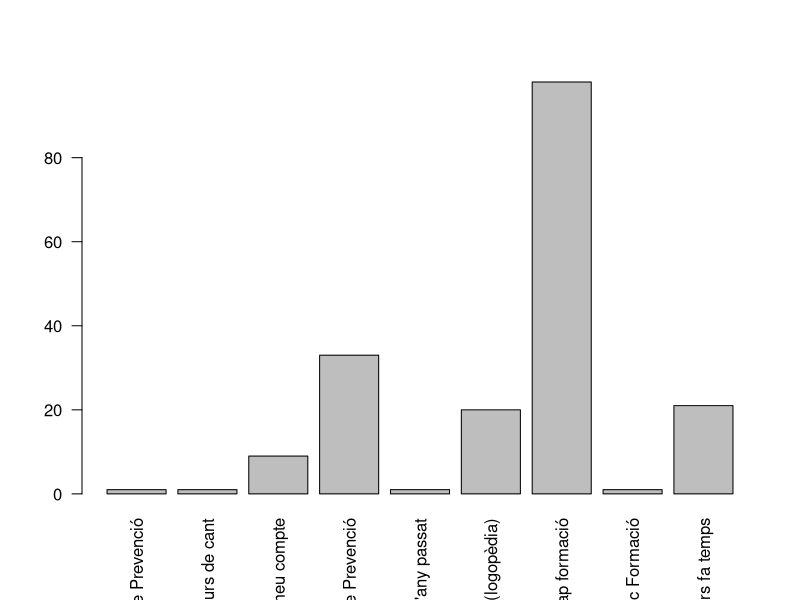
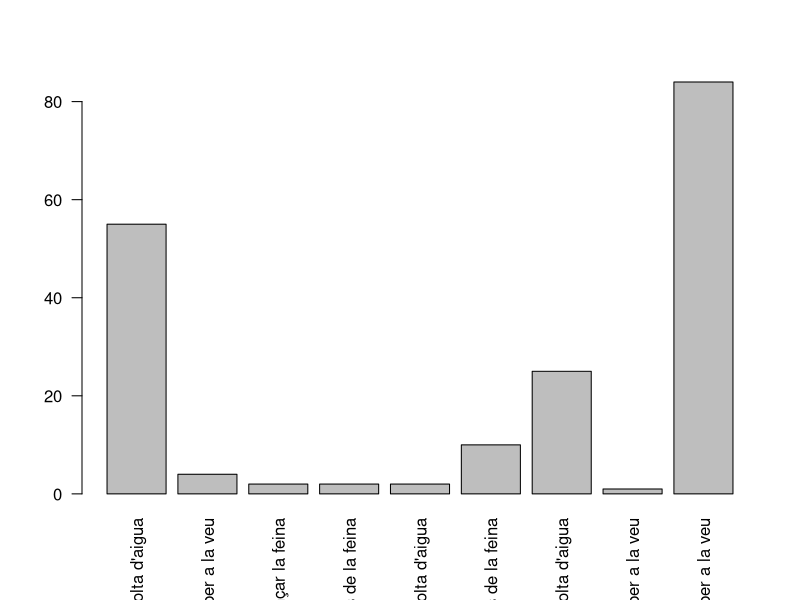
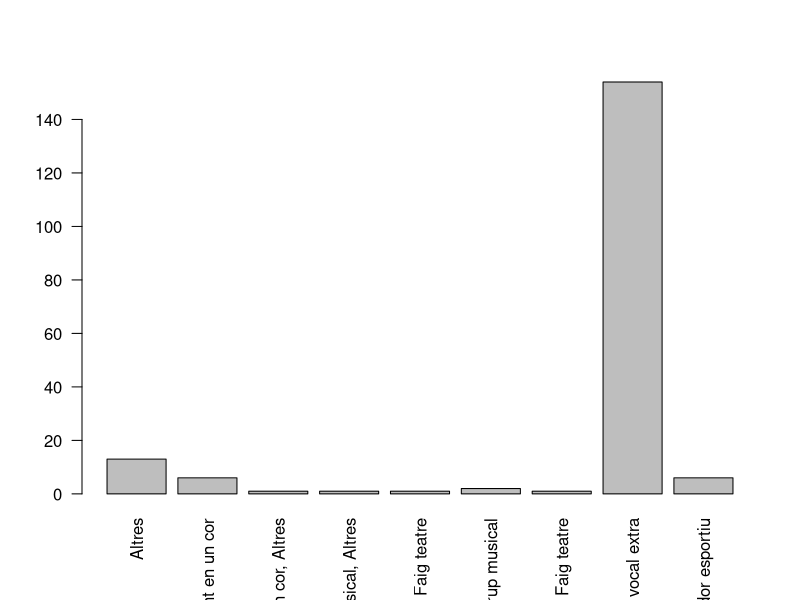

The R script that drew these images, in order:
## ---- chunk 1
library(tidyverse)
library(dplyr)
## ---- chunk 2
datos = read_csv2("Salut_Vocal_anonimizada.csv")
datos <- datos %>% select(-1,-38)

datos <- datos %>%
  rename_with(
    # Cambiar nombre a las últimas 10 columnas
    .fn = function(col_name) paste0("Pregunta", seq_along(col_name)),
    # Seleccionar las últimas 10 columnas
    .cols = (ncol(datos) - 9):ncol(datos)
  )
## ---- chunk 3
datos2 = datos %>%  select(27:36)
datos <- datos %>%
  mutate(across(27:36,  # Reemplaza columna1, columna2 con los nombres de las columnas deseadas
                ~ recode(., 
                         "Mai" = 0, 
                         "Gairebé mai" = 1, 
                         "A vegades" = 2, 
                         "Gairebé sempre" = 3, 
                         "Sempre" = 4)))

datos <- datos %>%
  mutate(suma_puntuacion = rowSums(select(., tail(names(.), 10))))
## ---- chunk 4
barplot(table(datos$`Té formació sobre salut vocal?`), las=2)
## ---- chunk 5
barplot(table(datos$`Segueix una rutina d'higiene vocal?`), las=2)
## ---- chunk 6
barplot(table(datos$`Fa alguna de les activitats següents? Es pot marcar més d'una opció`), las=2)
